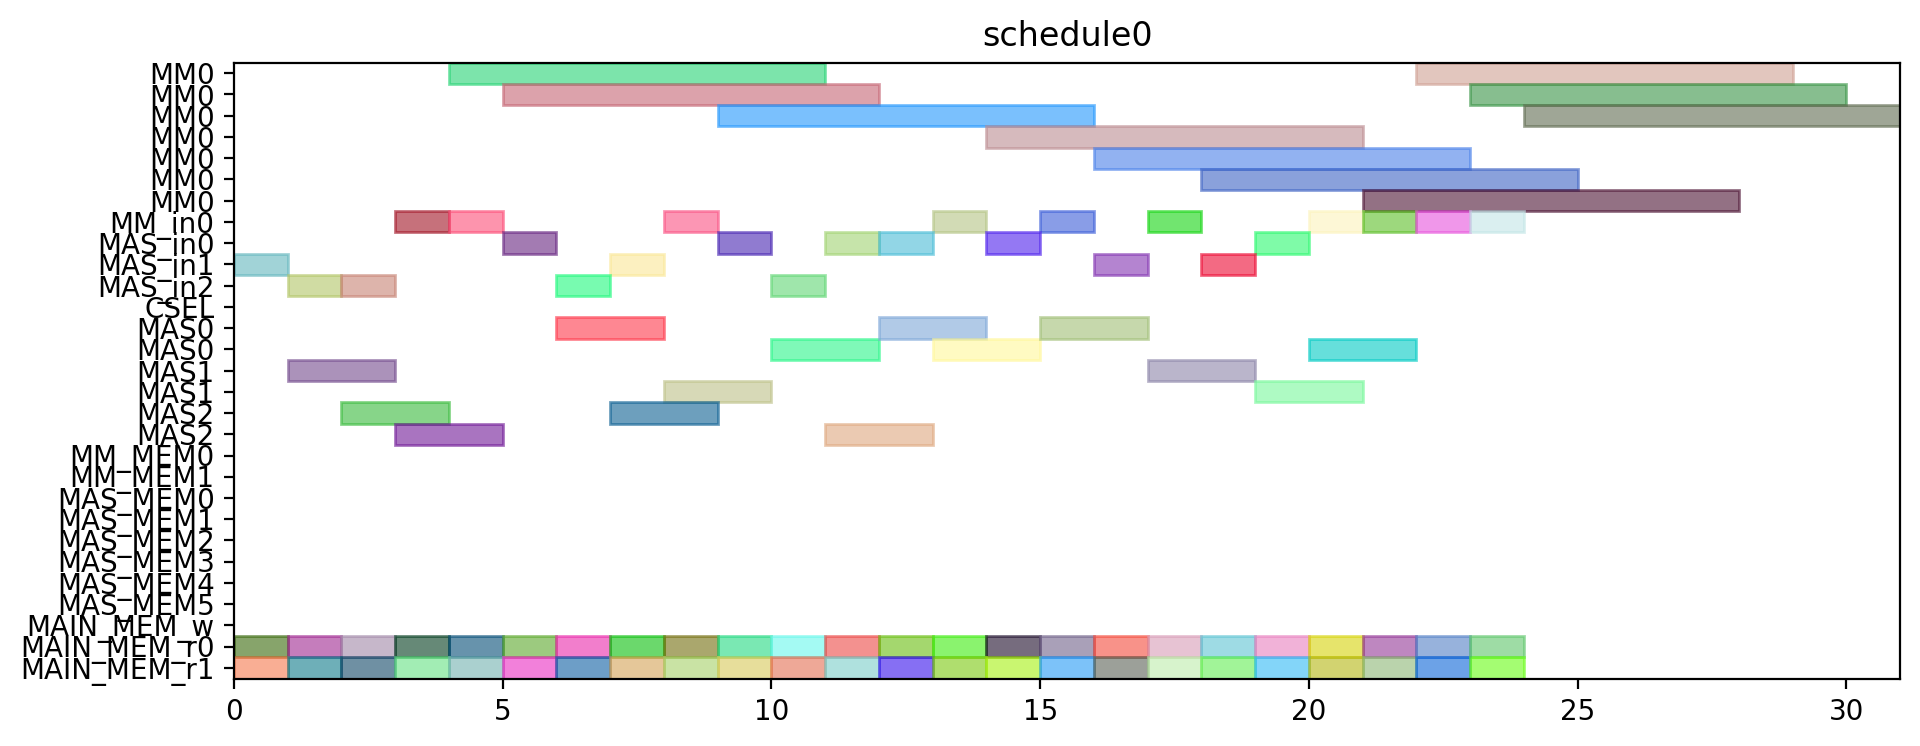

This chart was generated by the following Python code:
from pyschedule import Scenario, solvers, plotters, alt


def solve():
	horizon = 120
	S = Scenario("schedule0", horizon=horizon)

	# resource
	MM = S.Resources('MM', num=1, size=7)
	MM_in = S.Resources('MM_in', num=1)
	MAS_in = S.Resources('MAS_in', num=3)
	CSEL = S.Resource('CSEL')
	MAS = S.Resources('MAS', num=3, size=2, periods=range(1, horizon))
	MM_MEM = S.Resources('MM_MEM', num=2)
	MAS_MEM = S.Resources('MAS_MEM', num=6)
	MAIN_MEM_w = S.Resource('MAIN_MEM_w', size=1)
	MAIN_MEM_r = S.Resources('MAIN_MEM_r', num=2)

	# result of previous scheduling

	# new tasks
	t0_t0 = S.Task('t0_t0', length=2, delay_cost=1)
	t0_t0 += alt(MAS)
	t0_t0_in = S.Task('t0_t0_in', length=1, delay_cost=1)
	t0_t0_in += alt(MAS_in)
	S += t0_t0_in*MAS_in[0]<=t0_t0*MAS[0]

	S += t0_t0_in*MAS_in[1]<=t0_t0*MAS[1]

	S += t0_t0_in*MAS_in[2]<=t0_t0*MAS[2]

	t0_t0_mem0 = S.Task('t0_t0_mem0', length=1, delay_cost=1)
	t0_t0_mem0 += MAIN_MEM_r[0]
	S += t0_t0_mem0 <= t0_t0

	t0_t0_mem1 = S.Task('t0_t0_mem1', length=1, delay_cost=1)
	t0_t0_mem1 += MAIN_MEM_r[1]
	S += t0_t0_mem1 <= t0_t0

	t0_t1 = S.Task('t0_t1', length=2, delay_cost=1)
	t0_t1 += alt(MAS)
	t0_t1_in = S.Task('t0_t1_in', length=1, delay_cost=1)
	t0_t1_in += alt(MAS_in)
	S += t0_t1_in*MAS_in[0]<=t0_t1*MAS[0]

	S += t0_t1_in*MAS_in[1]<=t0_t1*MAS[1]

	S += t0_t1_in*MAS_in[2]<=t0_t1*MAS[2]

	t0_t1_mem0 = S.Task('t0_t1_mem0', length=1, delay_cost=1)
	t0_t1_mem0 += MAIN_MEM_r[0]
	S += t0_t1_mem0 <= t0_t1

	t0_t1_mem1 = S.Task('t0_t1_mem1', length=1, delay_cost=1)
	t0_t1_mem1 += MAIN_MEM_r[1]
	S += t0_t1_mem1 <= t0_t1

	t0_t3 = S.Task('t0_t3', length=7, delay_cost=1)
	t0_t3 += alt(MM)
	t0_t3_in = S.Task('t0_t3_in', length=1, delay_cost=1)
	t0_t3_in += alt(MM_in)
	S += t0_t3_in*MM_in[0]<=t0_t3*MM[0]
	t0_t3_mem0 = S.Task('t0_t3_mem0', length=1, delay_cost=1)
	t0_t3_mem0 += MAIN_MEM_r[0]
	S += t0_t3_mem0 <= t0_t3

	t0_t3_mem1 = S.Task('t0_t3_mem1', length=1, delay_cost=1)
	t0_t3_mem1 += MAIN_MEM_r[1]
	S += t0_t3_mem1 <= t0_t3

	t10 = S.Task('t10', length=2, delay_cost=1)
	t10 += alt(MAS)
	t10_in = S.Task('t10_in', length=1, delay_cost=1)
	t10_in += alt(MAS_in)
	S += t10_in*MAS_in[0]<=t10*MAS[0]

	S += t10_in*MAS_in[1]<=t10*MAS[1]

	S += t10_in*MAS_in[2]<=t10*MAS[2]

	t10_mem0 = S.Task('t10_mem0', length=1, delay_cost=1)
	t10_mem0 += MAIN_MEM_r[0]
	S += t10_mem0 <= t10

	t10_mem1 = S.Task('t10_mem1', length=1, delay_cost=1)
	t10_mem1 += MAIN_MEM_r[1]
	S += t10_mem1 <= t10

	t11 = S.Task('t11', length=2, delay_cost=1)
	t11 += alt(MAS)
	t11_in = S.Task('t11_in', length=1, delay_cost=1)
	t11_in += alt(MAS_in)
	S += t11_in*MAS_in[0]<=t11*MAS[0]

	S += t11_in*MAS_in[1]<=t11*MAS[1]

	S += t11_in*MAS_in[2]<=t11*MAS[2]

	t11_mem0 = S.Task('t11_mem0', length=1, delay_cost=1)
	t11_mem0 += MAIN_MEM_r[0]
	S += t11_mem0 <= t11

	t11_mem1 = S.Task('t11_mem1', length=1, delay_cost=1)
	t11_mem1 += MAIN_MEM_r[1]
	S += t11_mem1 <= t11

	t3_t0 = S.Task('t3_t0', length=7, delay_cost=1)
	t3_t0 += alt(MM)
	t3_t0_in = S.Task('t3_t0_in', length=1, delay_cost=1)
	t3_t0_in += alt(MM_in)
	S += t3_t0_in*MM_in[0]<=t3_t0*MM[0]
	t3_t0_mem0 = S.Task('t3_t0_mem0', length=1, delay_cost=1)
	t3_t0_mem0 += MAIN_MEM_r[0]
	S += t3_t0_mem0 <= t3_t0

	t3_t0_mem1 = S.Task('t3_t0_mem1', length=1, delay_cost=1)
	t3_t0_mem1 += MAIN_MEM_r[1]
	S += t3_t0_mem1 <= t3_t0

	t3_t1 = S.Task('t3_t1', length=7, delay_cost=1)
	t3_t1 += alt(MM)
	t3_t1_in = S.Task('t3_t1_in', length=1, delay_cost=1)
	t3_t1_in += alt(MM_in)
	S += t3_t1_in*MM_in[0]<=t3_t1*MM[0]
	t3_t1_mem0 = S.Task('t3_t1_mem0', length=1, delay_cost=1)
	t3_t1_mem0 += MAIN_MEM_r[0]
	S += t3_t1_mem0 <= t3_t1

	t3_t1_mem1 = S.Task('t3_t1_mem1', length=1, delay_cost=1)
	t3_t1_mem1 += MAIN_MEM_r[1]
	S += t3_t1_mem1 <= t3_t1

	t3_t2 = S.Task('t3_t2', length=2, delay_cost=1)
	t3_t2 += alt(MAS)
	t3_t2_in = S.Task('t3_t2_in', length=1, delay_cost=1)
	t3_t2_in += alt(MAS_in)
	S += t3_t2_in*MAS_in[0]<=t3_t2*MAS[0]

	S += t3_t2_in*MAS_in[1]<=t3_t2*MAS[1]

	S += t3_t2_in*MAS_in[2]<=t3_t2*MAS[2]

	t3_t2_mem0 = S.Task('t3_t2_mem0', length=1, delay_cost=1)
	t3_t2_mem0 += MAIN_MEM_r[0]
	S += t3_t2_mem0 <= t3_t2

	t3_t2_mem1 = S.Task('t3_t2_mem1', length=1, delay_cost=1)
	t3_t2_mem1 += MAIN_MEM_r[1]
	S += t3_t2_mem1 <= t3_t2

	t3_t3 = S.Task('t3_t3', length=2, delay_cost=1)
	t3_t3 += alt(MAS)
	t3_t3_in = S.Task('t3_t3_in', length=1, delay_cost=1)
	t3_t3_in += alt(MAS_in)
	S += t3_t3_in*MAS_in[0]<=t3_t3*MAS[0]

	S += t3_t3_in*MAS_in[1]<=t3_t3*MAS[1]

	S += t3_t3_in*MAS_in[2]<=t3_t3*MAS[2]

	t3_t3_mem0 = S.Task('t3_t3_mem0', length=1, delay_cost=1)
	t3_t3_mem0 += MAIN_MEM_r[0]
	S += t3_t3_mem0 <= t3_t3

	t3_t3_mem1 = S.Task('t3_t3_mem1', length=1, delay_cost=1)
	t3_t3_mem1 += MAIN_MEM_r[1]
	S += t3_t3_mem1 <= t3_t3

	t4_t0 = S.Task('t4_t0', length=2, delay_cost=1)
	t4_t0 += alt(MAS)
	t4_t0_in = S.Task('t4_t0_in', length=1, delay_cost=1)
	t4_t0_in += alt(MAS_in)
	S += t4_t0_in*MAS_in[0]<=t4_t0*MAS[0]

	S += t4_t0_in*MAS_in[1]<=t4_t0*MAS[1]

	S += t4_t0_in*MAS_in[2]<=t4_t0*MAS[2]

	t4_t0_mem0 = S.Task('t4_t0_mem0', length=1, delay_cost=1)
	t4_t0_mem0 += MAIN_MEM_r[0]
	S += t4_t0_mem0 <= t4_t0

	t4_t0_mem1 = S.Task('t4_t0_mem1', length=1, delay_cost=1)
	t4_t0_mem1 += MAIN_MEM_r[1]
	S += t4_t0_mem1 <= t4_t0

	t4_t1 = S.Task('t4_t1', length=2, delay_cost=1)
	t4_t1 += alt(MAS)
	t4_t1_in = S.Task('t4_t1_in', length=1, delay_cost=1)
	t4_t1_in += alt(MAS_in)
	S += t4_t1_in*MAS_in[0]<=t4_t1*MAS[0]

	S += t4_t1_in*MAS_in[1]<=t4_t1*MAS[1]

	S += t4_t1_in*MAS_in[2]<=t4_t1*MAS[2]

	t4_t1_mem0 = S.Task('t4_t1_mem0', length=1, delay_cost=1)
	t4_t1_mem0 += MAIN_MEM_r[0]
	S += t4_t1_mem0 <= t4_t1

	t4_t1_mem1 = S.Task('t4_t1_mem1', length=1, delay_cost=1)
	t4_t1_mem1 += MAIN_MEM_r[1]
	S += t4_t1_mem1 <= t4_t1

	t4_t3 = S.Task('t4_t3', length=7, delay_cost=1)
	t4_t3 += alt(MM)
	t4_t3_in = S.Task('t4_t3_in', length=1, delay_cost=1)
	t4_t3_in += alt(MM_in)
	S += t4_t3_in*MM_in[0]<=t4_t3*MM[0]
	t4_t3_mem0 = S.Task('t4_t3_mem0', length=1, delay_cost=1)
	t4_t3_mem0 += MAIN_MEM_r[0]
	S += t4_t3_mem0 <= t4_t3

	t4_t3_mem1 = S.Task('t4_t3_mem1', length=1, delay_cost=1)
	t4_t3_mem1 += MAIN_MEM_r[1]
	S += t4_t3_mem1 <= t4_t3

	t5_t0 = S.Task('t5_t0', length=7, delay_cost=1)
	t5_t0 += alt(MM)
	t5_t0_in = S.Task('t5_t0_in', length=1, delay_cost=1)
	t5_t0_in += alt(MM_in)
	S += t5_t0_in*MM_in[0]<=t5_t0*MM[0]
	t5_t0_mem0 = S.Task('t5_t0_mem0', length=1, delay_cost=1)
	t5_t0_mem0 += MAIN_MEM_r[0]
	S += t5_t0_mem0 <= t5_t0

	t5_t0_mem1 = S.Task('t5_t0_mem1', length=1, delay_cost=1)
	t5_t0_mem1 += MAIN_MEM_r[1]
	S += t5_t0_mem1 <= t5_t0

	t5_t1 = S.Task('t5_t1', length=7, delay_cost=1)
	t5_t1 += alt(MM)
	t5_t1_in = S.Task('t5_t1_in', length=1, delay_cost=1)
	t5_t1_in += alt(MM_in)
	S += t5_t1_in*MM_in[0]<=t5_t1*MM[0]
	t5_t1_mem0 = S.Task('t5_t1_mem0', length=1, delay_cost=1)
	t5_t1_mem0 += MAIN_MEM_r[0]
	S += t5_t1_mem0 <= t5_t1

	t5_t1_mem1 = S.Task('t5_t1_mem1', length=1, delay_cost=1)
	t5_t1_mem1 += MAIN_MEM_r[1]
	S += t5_t1_mem1 <= t5_t1

	t5_t2 = S.Task('t5_t2', length=2, delay_cost=1)
	t5_t2 += alt(MAS)
	t5_t2_in = S.Task('t5_t2_in', length=1, delay_cost=1)
	t5_t2_in += alt(MAS_in)
	S += t5_t2_in*MAS_in[0]<=t5_t2*MAS[0]

	S += t5_t2_in*MAS_in[1]<=t5_t2*MAS[1]

	S += t5_t2_in*MAS_in[2]<=t5_t2*MAS[2]

	t5_t2_mem0 = S.Task('t5_t2_mem0', length=1, delay_cost=1)
	t5_t2_mem0 += MAIN_MEM_r[0]
	S += t5_t2_mem0 <= t5_t2

	t5_t2_mem1 = S.Task('t5_t2_mem1', length=1, delay_cost=1)
	t5_t2_mem1 += MAIN_MEM_r[1]
	S += t5_t2_mem1 <= t5_t2

	t5_t3 = S.Task('t5_t3', length=2, delay_cost=1)
	t5_t3 += alt(MAS)
	t5_t3_in = S.Task('t5_t3_in', length=1, delay_cost=1)
	t5_t3_in += alt(MAS_in)
	S += t5_t3_in*MAS_in[0]<=t5_t3*MAS[0]

	S += t5_t3_in*MAS_in[1]<=t5_t3*MAS[1]

	S += t5_t3_in*MAS_in[2]<=t5_t3*MAS[2]

	t5_t3_mem0 = S.Task('t5_t3_mem0', length=1, delay_cost=1)
	t5_t3_mem0 += MAIN_MEM_r[0]
	S += t5_t3_mem0 <= t5_t3

	t5_t3_mem1 = S.Task('t5_t3_mem1', length=1, delay_cost=1)
	t5_t3_mem1 += MAIN_MEM_r[1]
	S += t5_t3_mem1 <= t5_t3

	t6_t0 = S.Task('t6_t0', length=7, delay_cost=1)
	t6_t0 += alt(MM)
	t6_t0_in = S.Task('t6_t0_in', length=1, delay_cost=1)
	t6_t0_in += alt(MM_in)
	S += t6_t0_in*MM_in[0]<=t6_t0*MM[0]
	t6_t0_mem0 = S.Task('t6_t0_mem0', length=1, delay_cost=1)
	t6_t0_mem0 += MAIN_MEM_r[0]
	S += t6_t0_mem0 <= t6_t0

	t6_t0_mem1 = S.Task('t6_t0_mem1', length=1, delay_cost=1)
	t6_t0_mem1 += MAIN_MEM_r[1]
	S += t6_t0_mem1 <= t6_t0

	t6_t1 = S.Task('t6_t1', length=7, delay_cost=1)
	t6_t1 += alt(MM)
	t6_t1_in = S.Task('t6_t1_in', length=1, delay_cost=1)
	t6_t1_in += alt(MM_in)
	S += t6_t1_in*MM_in[0]<=t6_t1*MM[0]
	t6_t1_mem0 = S.Task('t6_t1_mem0', length=1, delay_cost=1)
	t6_t1_mem0 += MAIN_MEM_r[0]
	S += t6_t1_mem0 <= t6_t1

	t6_t1_mem1 = S.Task('t6_t1_mem1', length=1, delay_cost=1)
	t6_t1_mem1 += MAIN_MEM_r[1]
	S += t6_t1_mem1 <= t6_t1

	t6_t2 = S.Task('t6_t2', length=2, delay_cost=1)
	t6_t2 += alt(MAS)
	t6_t2_in = S.Task('t6_t2_in', length=1, delay_cost=1)
	t6_t2_in += alt(MAS_in)
	S += t6_t2_in*MAS_in[0]<=t6_t2*MAS[0]

	S += t6_t2_in*MAS_in[1]<=t6_t2*MAS[1]

	S += t6_t2_in*MAS_in[2]<=t6_t2*MAS[2]

	t6_t2_mem0 = S.Task('t6_t2_mem0', length=1, delay_cost=1)
	t6_t2_mem0 += MAIN_MEM_r[0]
	S += t6_t2_mem0 <= t6_t2

	t6_t2_mem1 = S.Task('t6_t2_mem1', length=1, delay_cost=1)
	t6_t2_mem1 += MAIN_MEM_r[1]
	S += t6_t2_mem1 <= t6_t2

	t6_t3 = S.Task('t6_t3', length=2, delay_cost=1)
	t6_t3 += alt(MAS)
	t6_t3_in = S.Task('t6_t3_in', length=1, delay_cost=1)
	t6_t3_in += alt(MAS_in)
	S += t6_t3_in*MAS_in[0]<=t6_t3*MAS[0]

	S += t6_t3_in*MAS_in[1]<=t6_t3*MAS[1]

	S += t6_t3_in*MAS_in[2]<=t6_t3*MAS[2]

	t6_t3_mem0 = S.Task('t6_t3_mem0', length=1, delay_cost=1)
	t6_t3_mem0 += MAIN_MEM_r[0]
	S += t6_t3_mem0 <= t6_t3

	t6_t3_mem1 = S.Task('t6_t3_mem1', length=1, delay_cost=1)
	t6_t3_mem1 += MAIN_MEM_r[1]
	S += t6_t3_mem1 <= t6_t3

	t7_t0 = S.Task('t7_t0', length=7, delay_cost=1)
	t7_t0 += alt(MM)
	t7_t0_in = S.Task('t7_t0_in', length=1, delay_cost=1)
	t7_t0_in += alt(MM_in)
	S += t7_t0_in*MM_in[0]<=t7_t0*MM[0]
	t7_t0_mem0 = S.Task('t7_t0_mem0', length=1, delay_cost=1)
	t7_t0_mem0 += MAIN_MEM_r[0]
	S += t7_t0_mem0 <= t7_t0

	t7_t0_mem1 = S.Task('t7_t0_mem1', length=1, delay_cost=1)
	t7_t0_mem1 += MAIN_MEM_r[1]
	S += t7_t0_mem1 <= t7_t0

	t7_t1 = S.Task('t7_t1', length=7, delay_cost=1)
	t7_t1 += alt(MM)
	t7_t1_in = S.Task('t7_t1_in', length=1, delay_cost=1)
	t7_t1_in += alt(MM_in)
	S += t7_t1_in*MM_in[0]<=t7_t1*MM[0]
	t7_t1_mem0 = S.Task('t7_t1_mem0', length=1, delay_cost=1)
	t7_t1_mem0 += MAIN_MEM_r[0]
	S += t7_t1_mem0 <= t7_t1

	t7_t1_mem1 = S.Task('t7_t1_mem1', length=1, delay_cost=1)
	t7_t1_mem1 += MAIN_MEM_r[1]
	S += t7_t1_mem1 <= t7_t1

	t7_t2 = S.Task('t7_t2', length=2, delay_cost=1)
	t7_t2 += alt(MAS)
	t7_t2_in = S.Task('t7_t2_in', length=1, delay_cost=1)
	t7_t2_in += alt(MAS_in)
	S += t7_t2_in*MAS_in[0]<=t7_t2*MAS[0]

	S += t7_t2_in*MAS_in[1]<=t7_t2*MAS[1]

	S += t7_t2_in*MAS_in[2]<=t7_t2*MAS[2]

	t7_t2_mem0 = S.Task('t7_t2_mem0', length=1, delay_cost=1)
	t7_t2_mem0 += MAIN_MEM_r[0]
	S += t7_t2_mem0 <= t7_t2

	t7_t2_mem1 = S.Task('t7_t2_mem1', length=1, delay_cost=1)
	t7_t2_mem1 += MAIN_MEM_r[1]
	S += t7_t2_mem1 <= t7_t2

	t7_t3 = S.Task('t7_t3', length=2, delay_cost=1)
	t7_t3 += alt(MAS)
	t7_t3_in = S.Task('t7_t3_in', length=1, delay_cost=1)
	t7_t3_in += alt(MAS_in)
	S += t7_t3_in*MAS_in[0]<=t7_t3*MAS[0]

	S += t7_t3_in*MAS_in[1]<=t7_t3*MAS[1]

	S += t7_t3_in*MAS_in[2]<=t7_t3*MAS[2]

	t7_t3_mem0 = S.Task('t7_t3_mem0', length=1, delay_cost=1)
	t7_t3_mem0 += MAIN_MEM_r[0]
	S += t7_t3_mem0 <= t7_t3

	t7_t3_mem1 = S.Task('t7_t3_mem1', length=1, delay_cost=1)
	t7_t3_mem1 += MAIN_MEM_r[1]
	S += t7_t3_mem1 <= t7_t3

	solvers.mip.solve(S,msg=1,kind='CPLEX',ratio_gap=1.01)

	solution = [['hoge']*len(S.solution()[1]) for i in range(len(S.solution()))]
	for i in range(len(S.solution())):
		for j in range(len(S.solution()[i])):
			solution[i][j]=str(S.solution()[i][j])
	print(solution)

	cycles = int(solution[-1][3])

	pic_file_name = "/mnt/rose/usr1/fukuda/ABE/multiRAM_multiMAS_16mux/scheduling_result/stage7MM1_stage2MAS3/SQR012345/schedule0.png"
	if(S.solution() != []):
		plotters.matplotlib.plot(S,img_filename=pic_file_name, show_task_labels=False, fig_size=(cycles*0.25+3, 4))

	return solution
